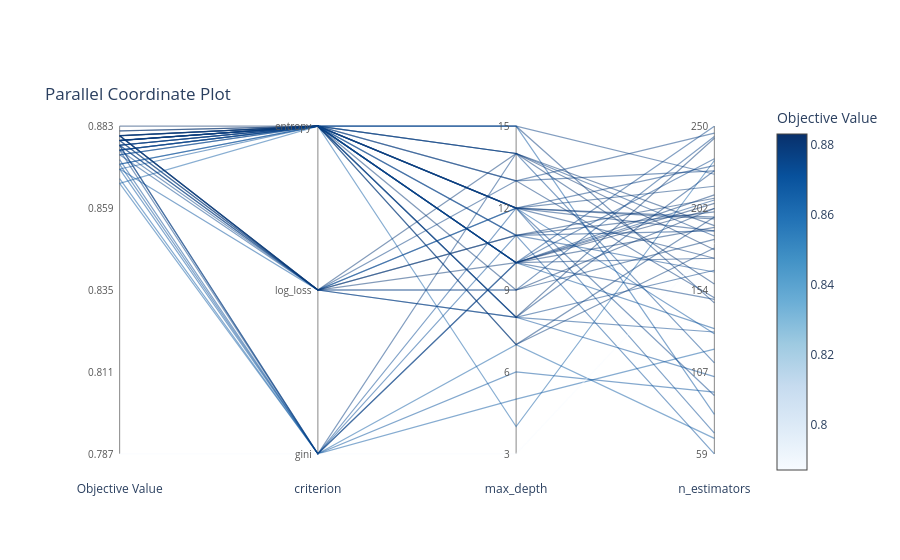

Notebook code for this chart:
### Code cell
plot_parallel_coordinate(study)

### Figure 1 — Plotly figure (JSON) as saved in the notebook; plotly's stock layout.template omitted (floating-point values rounded to 4 significant figures)
{"data": [{"customdata": [["Objective Value", "0.866"], ["criterion", "gini"], ["max_depth", "7"], ["n_estimators", "68"]], "hovertemplate": "%{customdata[0]}: %{customdata[1]}<extra></extra>", "line": {"color": "rgb(17.886306215260387, 93.6544719555333, 165.8863062152604)", "dash": "solid", "width": 1.2}, "mode": "lines", "opacity": 0.5, "showlegend": false, "type": "scatter", "x": [0, 1, 2, 3], "y": [0.8256, 0, 0.3333, 0.04712]}, {"customdata": [["Objective Value", "0.879"], ["criterion", "log_loss"], ["max_depth", "9"], ["n_estimators", "184"]], "hovertemplate": "%{customdata[0]}: %{customdata[1]}<extra></extra>", "line": {"color": "rgb(8.0, 59.52582112177846, 124.11409802930741)", "dash": "solid", "width": 1.2}, "mode": "lines", "opacity": 0.5, "showlegend": false, "type": "scatter", "x": [0, 1, 2, 3], "y": [0.9563, 0.5, 0.5, 0.6545]}, {"customdata": [["Objective Value", "0.868"], ["criterion", "gini"], ["max_depth", "5"], ["n_estimators", "120"]], "hovertemplate": "%{customdata[0]}: %{customdata[1]}<extra></extra>", "line": {"color": "rgb(15.036382011116803, 90.00656897422951, 163.0363820111168)", "dash": "solid", "width": 1.2}, "mode": "lines", "opacity": 0.5, "showlegend": false, "type": "scatter", "x": [0, 1, 2, 3], "y": [0.8398, 0, 0.1667, 0.3194]}, {"customdata": [["Objective Value", "0.879"], ["criterion", "entropy"], ["max_depth", "15"], ["n_estimators", "147"]], "hovertemplate": "%{customdata[0]}: %{customdata[1]}<extra></extra>", "line": {"color": "rgb(8.0, 59.499140980293234, 124.07448206164753)", "dash": "solid", "width": 1.2}, "mode": "lines", "opacity": 0.5, "showlegend": false, "type": "scatter", "x": [0, 1, 2, 3], "y": [0.9564, 1, 1, 0.4607]}, {"customdata": [["Objective Value", "0.882"], ["criterion", "entropy"], ["max_depth", "10"], ["n_estimators", "205"]], "hovertemplate": "%{customdata[0]}: %{customdata[1]}<extra></extra>", "line": {"color": "rgb(8.0, 51.86862051541169, 112.74431531076281)", "dash": "solid", "width": 1.2}, "mode": "lines", "opacity": 0.5, "showlegend": false, "type": "scatter", "x": [0, 1, 2, 3], "y": [0.9853, 1, 0.5833, 0.7644]}, {"customdata": [["Objective Value", "0.872"], ["criterion", "gini"], ["max_depth", "11"], ["n_estimators", "59"]], "hovertemplate": "%{customdata[0]}: %{customdata[1]}<extra></extra>", "line": {"color": "rgb(8.0, 78.73552299140985, 152.6375947448207)", "dash": "solid", "width": 1.2}, "mode": "lines", "opacity": 0.5, "showlegend": false, "type": "scatter", "x": [0, 1, 2, 3], "y": [0.8836, 0, 0.6667, 0]}, {"customdata": [["Objective Value", "0.873"], ["criterion", "gini"], ["max_depth", "12"], ["n_estimators", "71"]], "hovertemplate": "%{customdata[0]}: %{customdata[1]}<extra></extra>", "line": {"color": "rgb(8.0, 74.97362304194064, 147.05174330469976)", "dash": "solid", "width": 1.2}, "mode": "lines", "opacity": 0.5, "showlegend": false, "type": "scatter", "x": [0, 1, 2, 3], "y": [0.8978, 0, 0.75, 0.06283]}, {"customdata": [["Objective Value", "0.87"], ["criterion", "gini"], ["max_depth", "6"], ["n_estimators", "95"]], "hovertemplate": "%{customdata[0]}: %{customdata[1]}<extra></extra>", "line": {"color": "rgb(9.195048004042665, 82.52966144517461, 157.19504800404266)", "dash": "solid", "width": 1.2}, "mode": "lines", "opacity": 0.5, "showlegend": false, "type": "scatter", "x": [0, 1, 2, 3], "y": [0.869, 0, 0.25, 0.1885]}, {"customdata": [["Objective Value", "0.879"], ["criterion", "log_loss"], ["max_depth", "12"], ["n_estimators", "189"]], "hovertemplate": "%{customdata[0]}: %{customdata[1]}<extra></extra>", "line": {"color": "rgb(8.0, 59.47246083880739, 124.03486609398674)", "dash": "solid", "width": 1.2}, "mode": "lines", "opacity": 0.5, "showlegend": false, "type": "scatter", "x": [0, 1, 2, 3], "y": [0.9565, 0.5, 0.75, 0.6806]}, {"customdata": [["Objective Value", "0.787"], ["criterion", "gini"], ["max_depth", "3"], ["n_estimators", "182"]], "hovertemplate": "%{customdata[0]}: %{customdata[1]}<extra></extra>", "line": {"color": "rgb(247.0, 251.0, 255.0)", "dash": "solid", "width": 1.2}, "mode": "lines", "opacity": 0.5, "showlegend": false, "type": "scatter", "x": [0, 1, 2, 3], "y": [0, 0, 0, 0.644]}, {"customdata": [["Objective Value", "0.866"], ["criterion", "entropy"], ["max_depth", "4"], ["n_estimators", "230"]], "hovertemplate": "%{customdata[0]}: %{customdata[1]}<extra></extra>", "line": {"color": "rgb(17.866093986862023, 93.62860030318339, 165.866093986862)", "dash": "solid", "width": 1.2}, "mode": "lines", "opacity": 0.5, "showlegend": false, "type": "scatter", "x": [0, 1, 2, 3], "y": [0.8257, 1, 0.08333, 0.8953]}, {"customdata": [["Objective Value", "0.876"], ["criterion", "entropy"], ["max_depth", "10"], ["n_estimators", "250"]], "hovertemplate": "%{customdata[0]}: %{customdata[1]}<extra></extra>", "line": {"color": "rgb(8.0, 67.2097018696311, 135.52349671551283)", "dash": "solid", "width": 1.2}, "mode": "lines", "opacity": 0.5, "showlegend": false, "type": "scatter", "x": [0, 1, 2, 3], "y": [0.9272, 1, 0.5833, 1]}, {"customdata": [["Objective Value", "0.877"], ["criterion", "log_loss"], ["max_depth", "13"], ["n_estimators", "224"]], "hovertemplate": "%{customdata[0]}: %{customdata[1]}<extra></extra>", "line": {"color": "rgb(8.0, 63.34108135421938, 129.77918140474998)", "dash": "solid", "width": 1.2}, "mode": "lines", "opacity": 0.5, "showlegend": false, "type": "scatter", "x": [0, 1, 2, 3], "y": [0.9419, 0.5, 0.8333, 0.8639]}, {"customdata": [["Objective Value", "0.879"], ["criterion", "entropy"], ["max_depth", "7"], ["n_estimators", "197"]], "hovertemplate": "%{customdata[0]}: %{customdata[1]}<extra></extra>", "line": {"color": "rgb(8.0, 59.55250126326433, 124.15371399696825)", "dash": "solid", "width": 1.2}, "mode": "lines", "opacity": 0.5, "showlegend": false, "type": "scatter", "x": [0, 1, 2, 3], "y": [0.9562, 1, 0.3333, 0.7225]}, {"customdata": [["Objective Value", "0.871"], ["criterion", "log_loss"], ["max_depth", "12"], ["n_estimators", "129"]], "hovertemplate": "%{customdata[0]}: %{customdata[1]}<extra></extra>", "line": {"color": "rgb(9.114199090450118, 82.42617483577615, 157.11419909045011)", "dash": "solid", "width": 1.2}, "mode": "lines", "opacity": 0.5, "showlegend": false, "type": "scatter", "x": [0, 1, 2, 3], "y": [0.8694, 0.5, 0.75, 0.3665]}, {"customdata": [["Objective Value", "0.877"], ["criterion", "gini"], ["max_depth", "10"], ["n_estimators", "149"]], "hovertemplate": "%{customdata[0]}: %{customdata[1]}<extra></extra>", "line": {"color": "rgb(8.0, 63.474482061647706, 129.97726124305265)", "dash": "solid", "width": 1.2}, "mode": "lines", "opacity": 0.5, "showlegend": false, "type": "scatter", "x": [0, 1, 2, 3], "y": [0.9414, 0, 0.5833, 0.4712]}, {"customdata": [["Objective Value", "0.877"], ["criterion", "entropy"], ["max_depth", "15"], ["n_estimators", "222"]], "hovertemplate": "%{customdata[0]}: %{customdata[1]}<extra></extra>", "line": {"color": "rgb(8.0, 63.34108135421938, 129.77918140474998)", "dash": "solid", "width": 1.2}, "mode": "lines", "opacity": 0.5, "showlegend": false, "type": "scatter", "x": [0, 1, 2, 3], "y": [0.9419, 1, 1, 0.8534]}, {"customdata": [["Objective Value", "0.871"], ["criterion", "entropy"], ["max_depth", "15"], ["n_estimators", "82"]], "hovertemplate": "%{customdata[0]}: %{customdata[1]}<extra></extra>", "line": {"color": "rgb(9.134411318848016, 82.45204648812546, 157.134411318848)", "dash": "solid", "width": 1.2}, "mode": "lines", "opacity": 0.5, "showlegend": false, "type": "scatter", "x": [0, 1, 2, 3], "y": [0.8693, 1, 1, 0.1204]}, {"customdata": [["Objective Value", "0.872"], ["criterion", "entropy"], ["max_depth", "8"], ["n_estimators", "104"]], "hovertemplate": "%{customdata[0]}: %{customdata[1]}<extra></extra>", "line": {"color": "rgb(8.0, 78.68216270843908, 152.55836280950044)", "dash": "solid", "width": 1.2}, "mode": "lines", "opacity": 0.5, "showlegend": false, "type": "scatter", "x": [0, 1, 2, 3], "y": [0.8838, 1, 0.4167, 0.2356]}, {"customdata": [["Objective Value", "0.875"], ["criterion", "log_loss"], ["max_depth", "8"], ["n_estimators", "130"]], "hovertemplate": "%{customdata[0]}: %{customdata[1]}<extra></extra>", "line": {"color": "rgb(8.0, 71.05164224355757, 141.22819605861577)", "dash": "solid", "width": 1.2}, "mode": "lines", "opacity": 0.5, "showlegend": false, "type": "scatter", "x": [0, 1, 2, 3], "y": [0.9127, 0.5, 0.4167, 0.3717]}, {"customdata": [["Objective Value", "0.88"], ["criterion", "entropy"], ["max_depth", "12"], ["n_estimators", "196"]], "hovertemplate": "%{customdata[0]}: %{customdata[1]}<extra></extra>", "line": {"color": "rgb(8.0, 55.65720060636677, 118.3697827185446)", "dash": "solid", "width": 1.2}, "mode": "lines", "opacity": 0.5, "showlegend": false, "type": "scatter", "x": [0, 1, 2, 3], "y": [0.971, 1, 0.75, 0.7173]}, {"customdata": [["Objective Value", "0.879"], ["criterion", "entropy"], ["max_depth", "12"], ["n_estimators", "197"]], "hovertemplate": "%{customdata[0]}: %{customdata[1]}<extra></extra>", "line": {"color": "rgb(8.0, 59.47246083880739, 124.03486609398674)", "dash": "solid", "width": 1.2}, "mode": "lines", "opacity": 0.5, "showlegend": false, "type": "scatter", "x": [0, 1, 2, 3], "y": [0.9565, 1, 0.75, 0.7225]}, {"customdata": [["Objective Value", "0.879"], ["criterion", "entropy"], ["max_depth", "13"], ["n_estimators", "150"]], "hovertemplate": "%{customdata[0]}: %{customdata[1]}<extra></extra>", "line": {"color": "rgb(8.0, 59.499140980293234, 124.07448206164753)", "dash": "solid", "width": 1.2}, "mode": "lines", "opacity": 0.5, "showlegend": false, "type": "scatter", "x": [0, 1, 2, 3], "y": [0.9564, 1, 0.8333, 0.4764]}, {"customdata": [["Objective Value", "0.879"], ["criterion", "entropy"], ["max_depth", "10"], ["n_estimators", "173"]], "hovertemplate": "%{customdata[0]}: %{customdata[1]}<extra></extra>", "line": {"color": "rgb(8.0, 59.499140980293234, 124.07448206164753)", "dash": "solid", "width": 1.2}, "mode": "lines", "opacity": 0.5, "showlegend": false, "type": "scatter", "x": [0, 1, 2, 3], "y": [0.9564, 1, 0.5833, 0.5969]}, {"customdata": [["Objective Value", "0.877"], ["criterion", "gini"], ["max_depth", "14"], ["n_estimators", "186"]], "hovertemplate": "%{customdata[0]}: %{customdata[1]}<extra></extra>", "line": {"color": "rgb(8.0, 63.394441637190795, 129.8584133400712)", "dash": "solid", "width": 1.2}, "mode": "lines", "opacity": 0.5, "showlegend": false, "type": "scatter", "x": [0, 1, 2, 3], "y": [0.9417, 0, 0.9167, 0.6649]}, {"customdata": [["Objective Value", "0.876"], ["criterion", "entropy"], ["max_depth", "8"], ["n_estimators", "166"]], "hovertemplate": "%{customdata[0]}: %{customdata[1]}<extra></extra>", "line": {"color": "rgb(8.0, 67.2097018696311, 135.52349671551283)", "dash": "solid", "width": 1.2}, "mode": "lines", "opacity": 0.5, "showlegend": false, "type": "scatter", "x": [0, 1, 2, 3], "y": [0.9272, 1, 0.4167, 0.5602]}, {"customdata": [["Objective Value", "0.877"], ["criterion", "log_loss"], ["max_depth", "8"], ["n_estimators", "224"]], "hovertemplate": "%{customdata[0]}: %{customdata[1]}<extra></extra>", "line": {"color": "rgb(8.0, 63.34108135421938, 129.77918140474998)", "dash": "solid", "width": 1.2}, "mode": "lines", "opacity": 0.5, "showlegend": false, "type": "scatter", "x": [0, 1, 2, 3], "y": [0.9419, 0.5, 0.4167, 0.8639]}, {"customdata": [["Objective Value", "0.877"], ["criterion", "entropy"], ["max_depth", "13"], ["n_estimators", "246"]], "hovertemplate": "%{customdata[0]}: %{customdata[1]}<extra></extra>", "line": {"color": "rgb(8.0, 63.34108135421938, 129.77918140474998)", "dash": "solid", "width": 1.2}, "mode": "lines", "opacity": 0.5, "showlegend": false, "type": "scatter", "x": [0, 1, 2, 3], "y": [0.9419, 1, 0.8333, 0.9791]}, {"customdata": [["Objective Value", "0.876"], ["criterion", "gini"], ["max_depth", "10"], ["n_estimators", "207"]], "hovertemplate": "%{customdata[0]}: %{customdata[1]}<extra></extra>", "line": {"color": "rgb(8.0, 67.26306215260279, 135.60272865083442)", "dash": "solid", "width": 1.2}, "mode": "lines", "opacity": 0.5, "showlegend": false, "type": "scatter", "x": [0, 1, 2, 3], "y": [0.927, 0, 0.5833, 0.7749]}, {"customdata": [["Objective Value", "0.88"], ["criterion", "log_loss"], ["max_depth", "11"], ["n_estimators", "200"]], "hovertemplate": "%{customdata[0]}: %{customdata[1]}<extra></extra>", "line": {"color": "rgb(8.0, 55.65720060636677, 118.3697827185446)", "dash": "solid", "width": 1.2}, "mode": "lines", "opacity": 0.5, "showlegend": false, "type": "scatter", "x": [0, 1, 2, 3], "y": [0.971, 0.5, 0.6667, 0.7382]}, {"customdata": [["Objective Value", "0.883"], ["criterion", "entropy"], ["max_depth", "10"], ["n_estimators", "202"]], "hovertemplate": "%{customdata[0]}: %{customdata[1]}<extra></extra>", "line": {"color": "rgb(8.0, 48.0, 107.0)", "dash": "solid", "width": 1.2}, "mode": "lines", "opacity": 0.5, "showlegend": false, "type": "scatter", "x": [0, 1, 2, 3], "y": [1, 1, 0.5833, 0.7487]}, {"customdata": [["Objective Value", "0.88"], ["criterion", "entropy"], ["max_depth", "10"], ["n_estimators", "210"]], "hovertemplate": "%{customdata[0]}: %{customdata[1]}<extra></extra>", "line": {"color": "rgb(8.0, 55.71056088933786, 118.4490146538653)", "dash": "solid", "width": 1.2}, "mode": "lines", "opacity": 0.5, "showlegend": false, "type": "scatter", "x": [0, 1, 2, 3], "y": [0.9708, 1, 0.5833, 0.7906]}, {"customdata": [["Objective Value", "0.88"], ["criterion", "entropy"], ["max_depth", "8"], ["n_estimators", "243"]], "hovertemplate": "%{customdata[0]}: %{customdata[1]}<extra></extra>", "line": {"color": "rgb(8.0, 55.71056088933786, 118.4490146538653)", "dash": "solid", "width": 1.2}, "mode": "lines", "opacity": 0.5, "showlegend": false, "type": "scatter", "x": [0, 1, 2, 3], "y": [0.9708, 1, 0.4167, 0.9634]}, {"customdata": [["Objective Value", "0.88"], ["criterion", "log_loss"], ["max_depth", "11"], ["n_estimators", "208"]], "hovertemplate": "%{customdata[0]}: %{customdata[1]}<extra></extra>", "line": {"color": "rgb(8.0, 55.65720060636677, 118.3697827185446)", "dash": "solid", "width": 1.2}, "mode": "lines", "opacity": 0.5, "showlegend": false, "type": "scatter", "x": [0, 1, 2, 3], "y": [0.971, 0.5, 0.6667, 0.7801]}, {"customdata": [["Objective Value", "0.882"], ["criterion", "entropy"], ["max_depth", "14"], ["n_estimators", "178"]], "hovertemplate": "%{customdata[0]}: %{customdata[1]}<extra></extra>", "line": {"color": "rgb(8.0, 51.81526023244062, 112.66508337544214)", "dash": "solid", "width": 1.2}, "mode": "lines", "opacity": 0.5, "showlegend": false, "type": "scatter", "x": [0, 1, 2, 3], "y": [0.9855, 1, 0.9167, 0.623]}, {"customdata": [["Objective Value", "0.877"], ["criterion", "entropy"], ["max_depth", "12"], ["n_estimators", "227"]], "hovertemplate": "%{customdata[0]}: %{customdata[1]}<extra></extra>", "line": {"color": "rgb(8.0, 63.34108135421938, 129.77918140474998)", "dash": "solid", "width": 1.2}, "mode": "lines", "opacity": 0.5, "showlegend": false, "type": "scatter", "x": [0, 1, 2, 3], "y": [0.9419, 1, 0.75, 0.8796]}, {"customdata": [["Objective Value", "0.88"], ["criterion", "entropy"], ["max_depth", "14"], ["n_estimators", "192"]], "hovertemplate": "%{customdata[0]}: %{customdata[1]}<extra></extra>", "line": {"color": "rgb(8.0, 55.65720060636677, 118.3697827185446)", "dash": "solid", "width": 1.2}, "mode": "lines", "opacity": 0.5, "showlegend": false, "type": "scatter", "x": [0, 1, 2, 3], "y": [0.971, 1, 0.9167, 0.6963]}, {"customdata": [["Objective Value", "0.872"], ["criterion", "entropy"], ["max_depth", "10"], ["n_estimators", "132"]], "hovertemplate": "%{customdata[0]}: %{customdata[1]}<extra></extra>", "line": {"color": "rgb(8.0, 78.6288024254677, 152.4791308741793)", "dash": "solid", "width": 1.2}, "mode": "lines", "opacity": 0.5, "showlegend": false, "type": "scatter", "x": [0, 1, 2, 3], "y": [0.884, 1, 0.5833, 0.3822]}, {"customdata": [["Objective Value", "0.876"], ["criterion", "entropy"], ["max_depth", "12"], ["n_estimators", "93"]], "hovertemplate": "%{customdata[0]}: %{customdata[1]}<extra></extra>", "line": {"color": "rgb(8.0, 67.15634158666, 135.44426478019213)", "dash": "solid", "width": 1.2}, "mode": "lines", "opacity": 0.5, "showlegend": false, "type": "scatter", "x": [0, 1, 2, 3], "y": [0.9274, 1, 0.75, 0.178]}, {"customdata": [["Objective Value", "0.879"], ["criterion", "entropy"], ["max_depth", "12"], ["n_estimators", "173"]], "hovertemplate": "%{customdata[0]}: %{customdata[1]}<extra></extra>", "line": {"color": "rgb(8.0, 59.47246083880739, 124.03486609398674)", "dash": "solid", "width": 1.2}, "mode": "lines", "opacity": 0.5, "showlegend": false, "type": "scatter", "x": [0, 1, 2, 3], "y": [0.9565, 1, 0.75, 0.5969]}, {"customdata": [["Objective Value", "0.879"], ["criterion", "entropy"], ["max_depth", "12"], ["n_estimators", "215"]], "hovertemplate": "%{customdata[0]}: %{customdata[1]}<extra></extra>", "line": {"color": "rgb(8.0, 59.52582112177846, 124.11409802930741)", "dash": "solid", "width": 1.2}, "mode": "lines", "opacity": 0.5, "showlegend": false, "type": "scatter", "x": [0, 1, 2, 3], "y": [0.9563, 1, 0.75, 0.8168]}, {"customdata": [["Objective Value", "0.876"], ["criterion", "entropy"], ["max_depth", "10"], ["n_estimators", "231"]], "hovertemplate": "%{customdata[0]}: %{customdata[1]}<extra></extra>", "line": {"color": "rgb(8.0, 67.2097018696311, 135.52349671551283)", "dash": "solid", "width": 1.2}, "mode": "lines", "opacity": 0.5, "showlegend": false, "type": "scatter", "x": [0, 1, 2, 3], "y": [0.9272, 1, 0.5833, 0.9005]}, {"customdata": [["Objective Value", "0.876"], ["criterion", "log_loss"], ["max_depth", "9"], ["n_estimators", "244"]], "hovertemplate": "%{customdata[0]}: %{customdata[1]}<extra></extra>", "line": {"color": "rgb(8.0, 67.23638201111694, 135.56311268317364)", "dash": "solid", "width": 1.2}, "mode": "lines", "opacity": 0.5, "showlegend": false, "type": "scatter", "x": [0, 1, 2, 3], "y": [0.9271, 0.5, 0.5, 0.9686]}, {"customdata": [["Objective Value", "0.88"], ["criterion", "log_loss"], ["max_depth", "14"], ["n_estimators", "158"]], "hovertemplate": "%{customdata[0]}: %{customdata[1]}<extra></extra>", "line": {"color": "rgb(8.0, 55.65720060636677, 118.3697827185446)", "dash": "solid", "width": 1.2}, "mode": "lines", "opacity": 0.5, "showlegend": false, "type": "scatter", "x": [0, 1, 2, 3], "y": [0.971, 0.5, 0.9167, 0.5183]}, {"customdata": [["Objective Value", "0.88"], ["criterion", "log_loss"], ["max_depth", "10"], ["n_estimators", "191"]], "hovertemplate": "%{customdata[0]}: %{customdata[1]}<extra></extra>", "line": {"color": "rgb(8.0, 55.65720060636677, 118.3697827185446)", "dash": "solid", "width": 1.2}, "mode": "lines", "opacity": 0.5, "showlegend": false, "type": "scatter", "x": [0, 1, 2, 3], "y": [0.971, 0.5, 0.5833, 0.6911]}, {"customdata": [["Objective Value", "0.878"], ["criterion", "entropy"], ["max_depth", "11"], ["n_estimators", "189"]], "hovertemplate": "%{customdata[0]}: %{customdata[1]}<extra></extra>", "line": {"color": "rgb(8.0, 63.314401212733536, 129.7395654370892)", "dash": "solid", "width": 1.2}, "mode": "lines", "opacity": 0.5, "showlegend": false, "type": "scatter", "x": [0, 1, 2, 3], "y": [0.942, 1, 0.6667, 0.6806]}, {"customdata": [["Objective Value", "0.875"], ["criterion", "entropy"], ["max_depth", "14"], ["n_estimators", "112"]], "hovertemplate": "%{customdata[0]}: %{customdata[1]}<extra></extra>", "line": {"color": "rgb(8.0, 71.05164224355757, 141.22819605861577)", "dash": "solid", "width": 1.2}, "mode": "lines", "opacity": 0.5, "showlegend": false, "type": "scatter", "x": [0, 1, 2, 3], "y": [0.9127, 1, 0.9167, 0.2775]}, {"customdata": [["Objective Value", "0.879"], ["criterion", "entropy"], ["max_depth", "7"], ["n_estimators", "179"]], "hovertemplate": "%{customdata[0]}: %{customdata[1]}<extra></extra>", "line": {"color": "rgb(8.0, 59.52582112177846, 124.11409802930741)", "dash": "solid", "width": 1.2}, "mode": "lines", "opacity": 0.5, "showlegend": false, "type": "scatter", "x": [0, 1, 2, 3], "y": [0.9563, 1, 0.3333, 0.6283]}, {"customdata": [["Objective Value", "0.88"], ["criterion", "entropy"], ["max_depth", "9"], ["n_estimators", "202"]], "hovertemplate": "%{customdata[0]}: %{customdata[1]}<extra></extra>", "line": {"color": "rgb(8.0, 55.737241030823704, 118.48863062152611)", "dash": "solid", "width": 1.2}, "mode": "lines", "opacity": 0.5, "showlegend": false, "type": "scatter", "x": [0, 1, 2, 3], "y": [0.9707, 1, 0.5, 0.7487]}, {"customdata": [["Objective Value", "0.875"], ["criterion", "entropy"], ["max_depth", "11"], ["n_estimators", "165"]], "hovertemplate": "%{customdata[0]}: %{customdata[1]}<extra></extra>", "line": {"color": "rgb(8.0, 70.99828196058647, 141.14896412329506)", "dash": "solid", "width": 1.2}, "mode": "lines", "opacity": 0.5, "showlegend": false, "type": "scatter", "x": [0, 1, 2, 3], "y": [0.9129, 1, 0.6667, 0.555]}, {"hoverinfo": "skip", "marker": {"cmax": 0.8831, "cmin": 0.787, "color": [0.787, 0.8831], "colorbar": {"title": {"text": "Objective Value"}}, "colorscale": [[0, "rgb(247,251,255)"], [0.125, "rgb(222,235,247)"], [0.25, "rgb(198,219,239)"], [0.375, "rgb(158,202,225)"], [0.5, "rgb(107,174,214)"], [0.625, "rgb(66,146,198)"], [0.75, "rgb(33,113,181)"], [0.875, "rgb(8,81,156)"], [1, "rgb(8,48,107)"]], "reversescale": false, "showscale": true}, "mode": "markers", "showlegend": false, "type": "scatter", "x": [null, null], "y": [null, null]}], "layout": {"annotations": [{"font": {"color": "#555", "size": 10}, "showarrow": false, "text": "0.787", "x": 0, "xanchor": "right", "xshift": -4, "y": 0}, {"font": {"color": "#555", "size": 10}, "showarrow": false, "text": "0.811", "x": 0, "xanchor": "right", "xshift": -4, "y": 0.25}, {"font": {"color": "#555", "size": 10}, "showarrow": false, "text": "0.835", "x": 0, "xanchor": "right", "xshift": -4, "y": 0.5}, {"font": {"color": "#555", "size": 10}, "showarrow": false, "text": "0.859", "x": 0, "xanchor": "right", "xshift": -4, "y": 0.75}, {"font": {"color": "#555", "size": 10}, "showarrow": false, "text": "0.883", "x": 0, "xanchor": "right", "xshift": -4, "y": 1}, {"font": {"color": "#555", "size": 10}, "showarrow": false, "text": "gini", "x": 1, "xanchor": "right", "xshift": -4, "y": 0}, {"font": {"color": "#555", "size": 10}, "showarrow": false, "text": "log_loss", "x": 1, "xanchor": "right", "xshift": -4, "y": 0.5}, {"font": {"color": "#555", "size": 10}, "showarrow": false, "text": "entropy", "x": 1, "xanchor": "right", "xshift": -4, "y": 1}, {"font": {"color": "#555", "size": 10}, "showarrow": false, "text": "3", "x": 2, "xanchor": "right", "xshift": -4, "y": 0}, {"font": {"color": "#555", "size": 10}, "showarrow": false, "text": "6", "x": 2, "xanchor": "right", "xshift": -4, "y": 0.25}, {"font": {"color": "#555", "size": 10}, "showarrow": false, "text": "9", "x": 2, "xanchor": "right", "xshift": -4, "y": 0.5}, {"font": {"color": "#555", "size": 10}, "showarrow": false, "text": "12", "x": 2, "xanchor": "right", "xshift": -4, "y": 0.75}, {"font": {"color": "#555", "size": 10}, "showarrow": false, "text": "15", "x": 2, "xanchor": "right", "xshift": -4, "y": 1}, {"font": {"color": "#555", "size": 10}, "showarrow": false, "text": "59", "x": 3, "xanchor": "right", "xshift": -4, "y": 0}, {"font": {"color": "#555", "size": 10}, "showarrow": false, "text": "107", "x": 3, "xanchor": "right", "xshift": -4, "y": 0.25}, {"font": {"color": "#555", "size": 10}, "showarrow": false, "text": "154", "x": 3, "xanchor": "right", "xshift": -4, "y": 0.5}, {"font": {"color": "#555", "size": 10}, "showarrow": false, "text": "202", "x": 3, "xanchor": "right", "xshift": -4, "y": 0.75}, {"font": {"color": "#555", "size": 10}, "showarrow": false, "text": "250", "x": 3, "xanchor": "right", "xshift": -4, "y": 1}], "hovermode": "closest", "legend": {"orientation": "h", "x": 1, "xanchor": "right", "y": 1, "yanchor": "bottom"}, "plot_bgcolor": "white", "shapes": [{"layer": "below", "line": {"color": "#888", "width": 1}, "type": "line", "x0": 0, "x1": 0, "y0": 0, "y1": 1}, {"layer": "below", "line": {"color": "#888", "width": 1}, "type": "line", "x0": 1, "x1": 1, "y0": 0, "y1": 1}, {"layer": "below", "line": {"color": "#888", "width": 1}, "type": "line", "x0": 2, "x1": 2, "y0": 0, "y1": 1}, {"layer": "below", "line": {"color": "#888", "width": 1}, "type": "line", "x0": 3, "x1": 3, "y0": 0, "y1": 1}], "title": {"text": "Parallel Coordinate Plot", "y": 1, "yanchor": "bottom", "yref": "paper"}, "xaxis": {"range": [-0.2, 3.2], "showgrid": false, "tickmode": "array", "ticktext": ["Objective Value", "criterion", "max_depth", "n_estimators"], "tickvals": [0, 1, 2, 3], "zeroline": false}, "yaxis": {"fixedrange": true, "range": [-0.08, 1.08], "visible": false}}}
